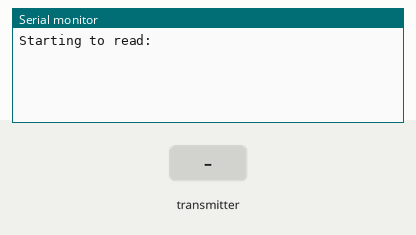
This program was run on a simulated ESP32. Parts: the last lines printed to the serial monitor. Inputs (shaded band) come from the test bench. No radio packets arrive unless stated.

Above: at 1.2 s.
1.3 s: the transmitter starts sending ax = 0
At 1.44 s:
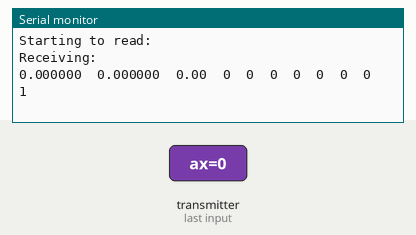
2.8 s: the transmitter starts sending ay = 1024
At 2.89 s:
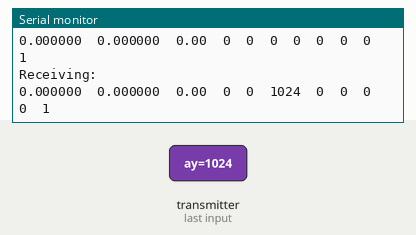
4.3 s: the transmitter starts sending az = 1024
At 4.42 s:
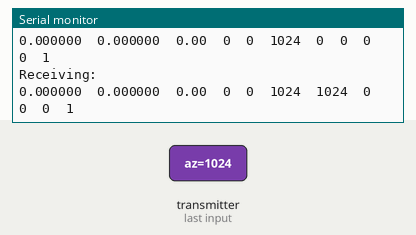
5.8 s: the transmitter starts sending gx = 1024
At 5.87 s:
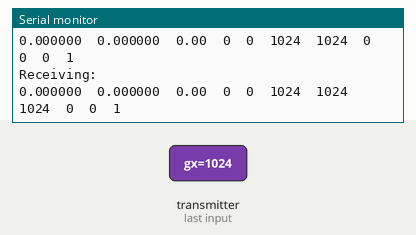
7.3 s: the transmitter starts sending gy = 1024
At 7.4 s:
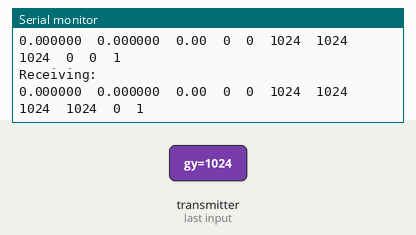
8.8 s: the transmitter starts sending gz = 1024
At 8.93 s:
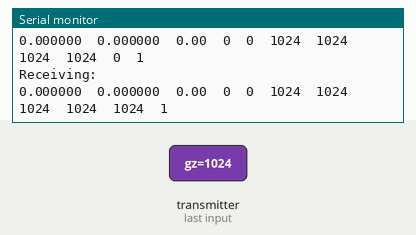

The program:

main.cpp
```cpp
//nrf RX Code
#include <Arduino.h>
#include <RF24.h>
#include <nRF24L01.h>
#include <SPI.h>
#include <stdarg.h>
#include <Wire.h>

RF24 radio; // CE, CSN

//declare gyrovars


const byte addy[][6] = {"00001","00002"};
const uint8_t chan = 105;

struct data
{
  int16_t ax, ay, az, gx, gy, gz, satNum;
  float lat, lon, alt;
  bool cardCon=1;
};
data dat1;

void setup()
{
  radio.begin(21,5);
  radio.setPALevel(RF24_PA_MAX, 0);
  radio.setChannel(chan);
  Serial.begin(115200);
  Serial.println("Starting to read: ");
  radio.openReadingPipe(1, addy[0]);
}

void recData();

String buff, buf;
void loop()
{
  recData();
  delay(75);
}

void recData()
{
   radio.startListening();
   if(radio.available())
   {
     radio.read(&dat1, sizeof(data));
     buf = String(dat1.lat, 6) + "\t" + String(dat1.lon, 6) + "\t" + String(dat1.alt) + "\t" + String(dat1.satNum)+"\t" + String(dat1.ax) + "\t" + String(dat1.ay)
    + "\t" + String(dat1.az) + "\t" + String(dat1.gx) + "\t" + String(dat1.gy) + "\t" + String(dat1.gz) + "\t" + String(dat1.cardCon);
     Serial.println("Receiving: ");
     Serial.println(buf);
   }
}
```

Measured:
- after the input at 1.3 s, the serial monitor: prints a new line after 0.08 s (image 1)
- after the input at 2.8 s, the serial monitor: prints a new line at once (image 2)
- after the input at 4.3 s, the serial monitor: prints a new line after 0.06 s (image 3)
- after the input at 5.8 s, the serial monitor: prints a new line at once (image 4)
- after the input at 7.3 s, the serial monitor: prints a new line at once (image 5)
- after the input at 8.8 s, the serial monitor: prints a new line after 0.07 s (image 6)
